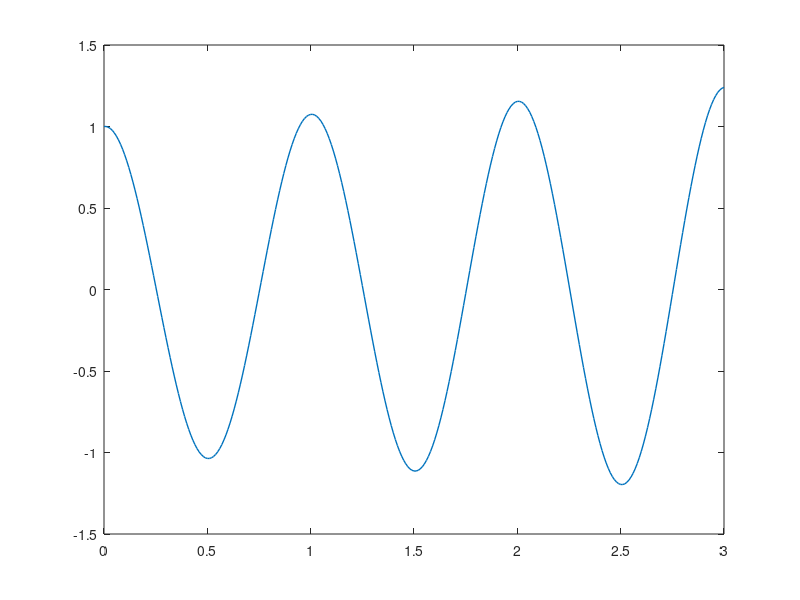

This figure's MATLAB source:
%x''+2*e*w0*x'+w0c*x=0
t0=3;
w0=2*pi;
w0c=w0^2;
e=0.02;
q0=1;
dq0=0.0;
dt1=0.01;
t1=(0:dt1:t0)';
np1=size(t1,1);
q1=zeros(np1,1);
dq1=zeros(np1,1);
ddq1=zeros(np1,1);
energ1=zeros(np1,1);
q1(1)=q0;
dq1(1)=dq0;
ddq1(1)=-w0c*q1(1);
%explicite
for inc=2:np1
    q1(inc)=q1(inc-1)+dt1*dq1(inc-1);
    dq1(inc)=dq1(inc-1)+dt1*ddq1(inc-1);
    ddq1(inc)=-2*e*w0*dq1(inc)-w0c*q1(inc);
end;
ener1=0.5*(dq1.*dq1+w0c*(q1.^2));
plot(t1,q1,'Linewidth',1)
